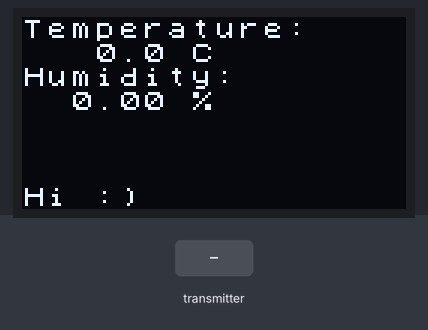
The program below on a simulated ESP32. On the bench: 128×64 one-colour display. The test bench sets the inputs (shaded band). What the program prints to the serial monitor is not drawn.

Above: at 1.2 s.
1.3 s: the transmitter starts sending temp = 0
Timing chart, 0 to 4.3 s (numbered marks = the images above; inputs shaded):
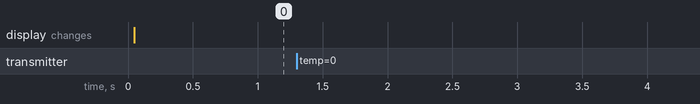

Measured:
- after the input at 1.3 s, every drawn part: stays the same

The program:

main.cpp
```cpp
#include <esp_now.h>
#include <WiFi.h>
#include <Wire.h>
#include "U8x8lib.h"

//ESP NOW Communication protocol

//OLED Display on the development board
U8X8_SSD1306_128X64_NONAME_SW_I2C u8x8(/* clock=*/ 15, /* data=*/ 4, /* reset=*/ 16);

// REPLACE WITH THE MAC Address of your sender
uint8_t broadcastAddress[] = {0x78, 0xE3, 0x6D, 0x13, 0x8B, 0xAC};

// Define variables to store incoming readings
float incomingTemp;
float incomingHum;
char tempchar[6];

// Variable to store if sending data was successful
String success;

//Temp alert value
float temp_alert = 55;

//Must match the receiver structure
typedef struct struct_message {
    float temp=0;
    float hum=0;
} struct_message;

// Create a struct_message to hold incoming sensor readings
struct_message incomingReadings;

// Callback when data is received
void OnDataRecv(const uint8_t * mac, const uint8_t *incomingData, int len) {
  memcpy(&incomingReadings, incomingData, sizeof(incomingReadings));
  Serial.print("Bytes received: ");
  Serial.println(len);
  incomingTemp = incomingReadings.temp;
  incomingHum = incomingReadings.hum;
}

void updateDisplay(){

  //static char tempchar[6];
  static char humchar[6];
  // Display Readings on OLED Display
  dtostrf(incomingReadings.temp,6,1,tempchar);
  dtostrf(incomingReadings.hum,6,2,humchar);
  // Display Readings in Serial Monitor
  Serial.println("INCOMING READINGS");
  Serial.print("Temperature: ");
  u8x8.drawString(0,0,"Temperature: ");
  Serial.print(incomingReadings.hum);
  u8x8.drawString(0,1,tempchar);
  Serial.println(" ºC");
  u8x8.drawString(7,1, "C");
  Serial.print("Humidity: ");
  u8x8.drawString(0,2,"Humidity:");
  Serial.print(incomingReadings.hum);
  u8x8.drawString(0,3,humchar);
  Serial.println(" %");
  u8x8.drawString(7,3,"%");
}

void setup() {

  // Init Serial Monitor
  Serial.begin(115200);

  // Init OLED display
  u8x8.begin();
  u8x8.setFont(u8x8_font_chroma48medium8_r);

  // Set device as a Wi-Fi Station
  WiFi.mode(WIFI_STA);

  // Init ESP-NOW
  if (esp_now_init() != ESP_OK) {
    Serial.println("Error initializing ESP-NOW");
    u8x8.drawString(0,0,"error");
    return;
  }

  // Register for a callback function that will be called when data is received
  esp_now_register_recv_cb(OnDataRecv);
}

void loop() {

  if (incomingReadings.temp>temp_alert){
    u8x8.drawString(0,5,"HIGH TEMP!!!");
  }

  u8x8.drawString(0,7,"Hi :)");
  updateDisplay();
  delay(10000);
}
```
